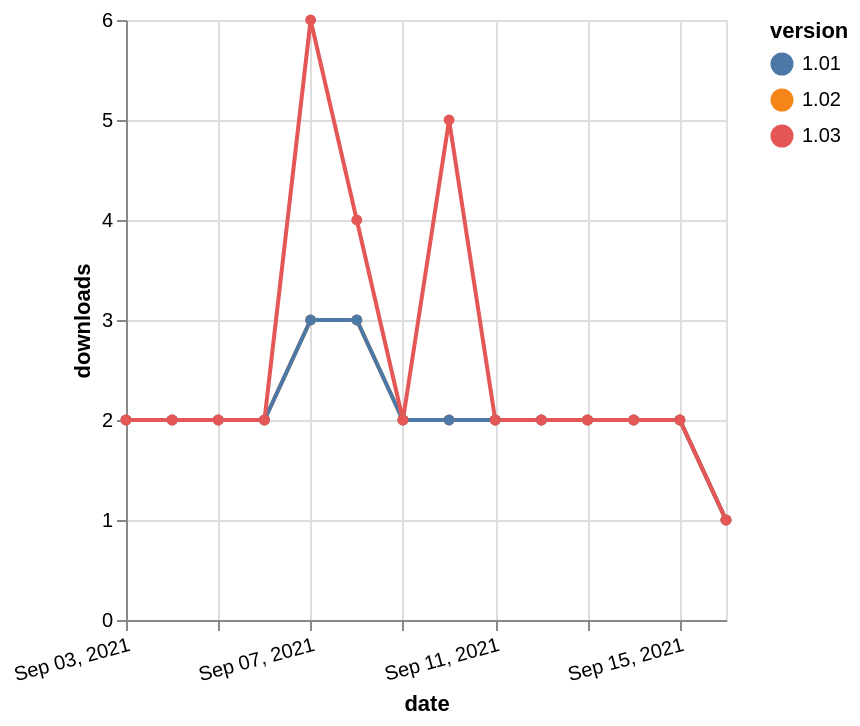

Express this chart as Vega-Lite.
### Vega-Lite specification from a JSON file in a GitHub repository (floating-point values rounded to 4 significant figures)
{"$schema": "https://vega.github.io/schema/vega-lite/v5.json", "description": "A simple bar chart with embedded data.", "data": {"values": [{"date": "2021-09-03", "total": 645, "delta": 2, "version": "1.02"}, {"date": "2021-09-04", "total": 647, "delta": 2, "version": "1.02"}, {"date": "2021-09-05", "total": 649, "delta": 2, "version": "1.02"}, {"date": "2021-09-06", "total": 651, "delta": 2, "version": "1.02"}, {"date": "2021-09-07", "total": 654, "delta": 3, "version": "1.02"}, {"date": "2021-09-08", "total": 657, "delta": 3, "version": "1.02"}, {"date": "2021-09-09", "total": 659, "delta": 2, "version": "1.02"}, {"date": "2021-09-10", "total": 661, "delta": 2, "version": "1.02"}, {"date": "2021-09-11", "total": 663, "delta": 2, "version": "1.02"}, {"date": "2021-09-12", "total": 665, "delta": 2, "version": "1.02"}, {"date": "2021-09-13", "total": 667, "delta": 2, "version": "1.02"}, {"date": "2021-09-14", "total": 669, "delta": 2, "version": "1.02"}, {"date": "2021-09-15", "total": 671, "delta": 2, "version": "1.02"}, {"date": "2021-09-16", "total": 672, "delta": 1, "version": "1.02"}, {"date": "2021-09-03", "total": 669, "delta": 2, "version": "1.01"}, {"date": "2021-09-04", "total": 671, "delta": 2, "version": "1.01"}, {"date": "2021-09-05", "total": 673, "delta": 2, "version": "1.01"}, {"date": "2021-09-06", "total": 675, "delta": 2, "version": "1.01"}, {"date": "2021-09-07", "total": 678, "delta": 3, "version": "1.01"}, {"date": "2021-09-08", "total": 681, "delta": 3, "version": "1.01"}, {"date": "2021-09-09", "total": 683, "delta": 2, "version": "1.01"}, {"date": "2021-09-10", "total": 685, "delta": 2, "version": "1.01"}, {"date": "2021-09-11", "total": 687, "delta": 2, "version": "1.01"}, {"date": "2021-09-12", "total": 689, "delta": 2, "version": "1.01"}, {"date": "2021-09-13", "total": 691, "delta": 2, "version": "1.01"}, {"date": "2021-09-14", "total": 693, "delta": 2, "version": "1.01"}, {"date": "2021-09-15", "total": 695, "delta": 2, "version": "1.01"}, {"date": "2021-09-16", "total": 696, "delta": 1, "version": "1.01"}, {"date": "2021-09-03", "total": 578, "delta": 2, "version": "1.03"}, {"date": "2021-09-04", "total": 580, "delta": 2, "version": "1.03"}, {"date": "2021-09-05", "total": 582, "delta": 2, "version": "1.03"}, {"date": "2021-09-06", "total": 584, "delta": 2, "version": "1.03"}, {"date": "2021-09-07", "total": 590, "delta": 6, "version": "1.03"}, {"date": "2021-09-08", "total": 594, "delta": 4, "version": "1.03"}, {"date": "2021-09-09", "total": 596, "delta": 2, "version": "1.03"}, {"date": "2021-09-10", "total": 601, "delta": 5, "version": "1.03"}, {"date": "2021-09-11", "total": 603, "delta": 2, "version": "1.03"}, {"date": "2021-09-12", "total": 605, "delta": 2, "version": "1.03"}, {"date": "2021-09-13", "total": 607, "delta": 2, "version": "1.03"}, {"date": "2021-09-14", "total": 609, "delta": 2, "version": "1.03"}, {"date": "2021-09-15", "total": 611, "delta": 2, "version": "1.03"}, {"date": "2021-09-16", "total": 612, "delta": 1, "version": "1.03"}]}, "width": "container", "mark": {"type": "line", "point": {"filled": true}}, "encoding": {"x": {"field": "date", "type": "temporal", "timeUnit": "yearmonthdate", "title": "date", "axis": {"labelAngle": -15}}, "y": {"field": "delta", "type": "quantitative", "title": "downloads"}, "color": {"field": "version", "type": "nominal"}, "tooltip": {"field": "delta"}}}
